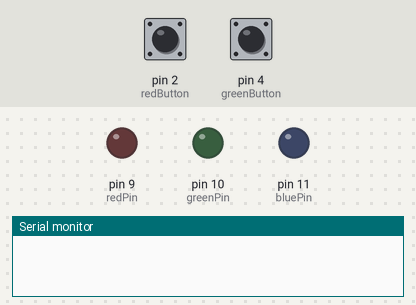
Simulated run of this sketch. Board: Arduino Uno, built with avr-gcc and run on an emulated ATmega328P. Parts: output pins drawn as LEDs (lit = HIGH), the last lines printed to the serial monitor. The inputs (shaded band) are chosen by the test bench; at power-on: pin 2 (redButton) LOW, pin 4 (greenButton) HIGH. Random numbers use the default seed unless the sketch sets one.

Above: at 0.1 s.
At 4.9 s:
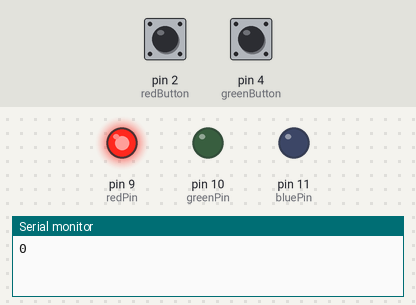
Timing chart, 0 to 6.4 s (numbered marks = the images above):
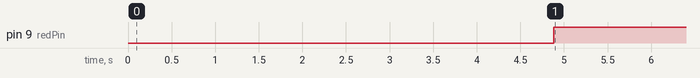

Measured:
- by itself, pin 9 (redPin): LOW → HIGH at 4.9 s

The sketch:

ReactionTime2.ino
```cpp
int redPin = 9;
int greenPin = 10;
int bluePin = 11;
int redButton = 2;
int greenButton = 4;
int time1 = 0;
int time2 = 0;
int elapsed = 0;
int color = 0;


void setup() {
  Serial.begin(9600);
  pinMode(redPin, OUTPUT);
  pinMode(redButton, INPUT);
  pinMode(greenPin, OUTPUT);
  pinMode(greenButton, INPUT);
  pinMode(bluePin, OUTPUT);
  analogWrite(redPin,0);
  analogWrite(greenPin,0);
  analogWrite(bluePin,0);

}

void loop() {

  //delay of 1-4 seconds per flash randomly distributed
  delay(random(1000,4000));
  color = random(0,2);

  if(color == 0){
    analogWrite(redPin, 255);
  }
  else if(color == 1){
    analogWrite(greenPin, 255);
  }

  time1 = millis();

  if(color == 0){
    while(digitalRead(redButton) != HIGH){}
  }
  else if(color == 1){
    while(digitalRead(greenButton) != HIGH){}
  }

  time2 = millis();
  elapsed = time2 - time1;
  Serial.println(elapsed);
  analogWrite(redPin,0);
  analogWrite(greenPin, 0);
}
```
